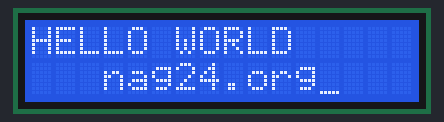
Recording of a sketch running on a simulated Arduino Uno, built with avr-gcc and run on an emulated ATmega328P. On the bench: 16×2 character LCD. Wiring (inferred from the names in the program): character LCD (HD44780): RS pin 12; R/W pin 11; E pin 10; data pin 9, pin 8, pin 7, pin 6. The character LCD is taken to start in 4-bit mode.

Above: at 0.1 s.
At 1.1 s:
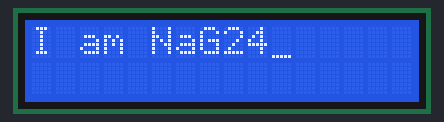
At 2.1 s:
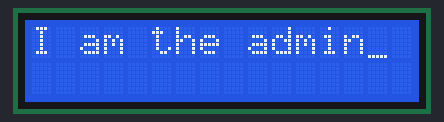

The sketch:

LCD1602.ino
```cpp
int LCD1602_RS = 12;
int LCD1602_RW = 11;
int LCD1602_EN = 10;
int DB[] = { 6, 7, 8, 9 };

char str1[]="HELLO WORLD";
char str2[]="nag24.org";
char str3[]="I am NaG24";
char str4[]="4-bit interface";

void LcdCommandWrite(int command) {
  int i,temp;

  // 定义所有引脚
  temp = command & 0xf0;
  for (i=DB[0]; i <= LCD1602_RS; i++) {
     digitalWrite(i,temp & 0x80);
     temp <<= 1;
  }

  digitalWrite(LCD1602_RS, LOW);
  delayMicroseconds(1);
  digitalWrite(LCD1602_RW, LOW);
  delayMicroseconds(1);

  digitalWrite(LCD1602_EN, LOW);
  delayMicroseconds(1);
  digitalWrite(LCD1602_EN, HIGH);
  delayMicroseconds(1);
  digitalWrite(LCD1602_EN, LOW);
  delayMicroseconds(1);

  temp=(command & 0x0f) << 4;
  for (i=DB[0]; i <= LCD1602_RS; i++) {
     digitalWrite(i,temp & 0x80);
     temp <<= 1;
  }

  digitalWrite(LCD1602_EN, HIGH);
  delayMicroseconds(1);
  digitalWrite(LCD1602_EN, LOW);
}

void LcdDataWrite(int dat) {
  int i=0,temp;
  digitalWrite( LCD1602_RS,HIGH);
  digitalWrite( LCD1602_RW,LOW);
  digitalWrite( LCD1602_EN,LOW);

  temp=dat & 0xf0;
  for (i=DB[0]; i <= 9; i++) {
     digitalWrite(i,temp & 0x80);
     temp <<= 1;
  }

  digitalWrite(LCD1602_EN, HIGH);
  delayMicroseconds(1);
  digitalWrite( LCD1602_EN,LOW);

  temp=(dat & 0x0f)<<4;
  for (i=DB[0]; i <= 9; i++) {
     digitalWrite(i,temp & 0x80);
     temp <<= 1;
  }

  digitalWrite(LCD1602_EN, HIGH);
  delayMicroseconds(1);
  digitalWrite(LCD1602_EN, LOW);
}

void LcdSetXY( int y, int x ) {
  int address;
  // 1 为第一行，其他为第二行
  if (y == 1) address = 0x80 + x - 1;
  else address = 0xC0 + x - 1;
  LcdCommandWrite(address);
}

void LcdWriteChar(int y, int x, int dat) {
  LcdSetXY(y, x);
  LcdDataWrite(dat);
}

void LCDWriteString(int y, int x, char *s) {
    LcdSetXY(y, x);
    //写字符串
    while (*s) {
      LcdDataWrite(*s);
      s ++;
    }
}

void setup (void) {
  int i = 6;
  for (i; i <= 12; i++) {
     pinMode(i, OUTPUT);
  }
  delay(1);
  LcdCommandWrite(0x28);// 设置为4-bit接口，2行显示，5x7文字大小
  delay(10);
  // 输入方式设定 自动增量，没有显示移位
  LcdCommandWrite(0x06);
  delay(10);
  // 屏幕清空，光标位置归零
  LcdCommandWrite(0x01);
  delay(10);
  // 显示设置 开启显示屏，光标显示，无闪烁
  LcdCommandWrite(0x0e);
  delay(10);
}

void loop (void) {
  LcdCommandWrite(0x01);  // 屏幕清空，光标位置归零
  delay(10);
  LCDWriteString(1, 1, str1);
  delay(10);
  LCDWriteString(2, 4, str2);
  delay(1000);
  LcdCommandWrite(0x01);  // 屏幕清空，光标位置归零
  delay(10);
  LCDWriteString(1, 1, str3);
  delay(1000);

  LcdCommandWrite(0x02); //设置模式为新文字替换老文字，无新文字的地方显示不变。
  delay(10);
  LcdCommandWrite(0x80+5); //定义光标位置为第一行第六个位置
  delay(10);
  LcdDataWrite('t');
  LcdDataWrite('h');
  LcdDataWrite('e');
  LcdDataWrite(' ');
  LcdDataWrite('a');
  LcdDataWrite('d');
  LcdDataWrite('m');
  LcdDataWrite('i');
  LcdDataWrite('n');
  delay(1000);
}
```

Measured:
- by itself, everything shown: repeats every 3.1 s, in 6 steps
- what the display in image 0 shows lasts 1.0 s, from 0.1 s to 1.1 s
